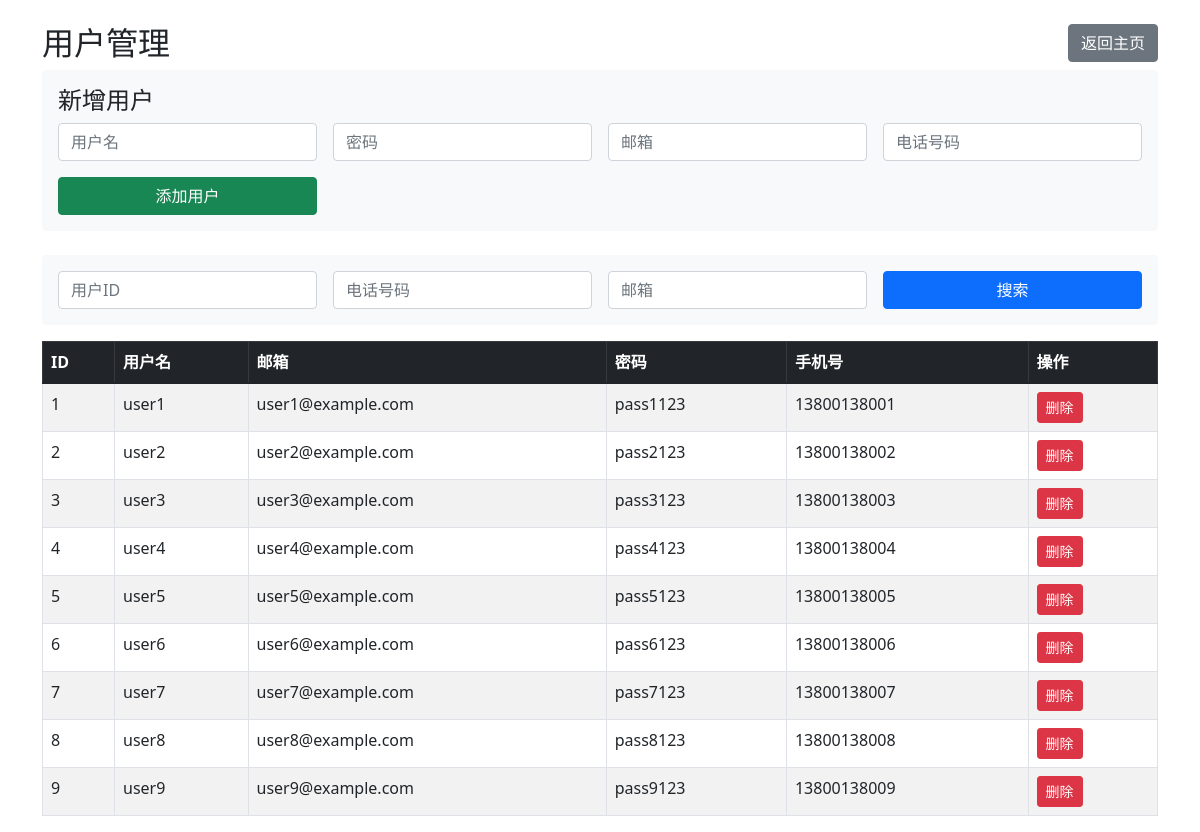
The page /search_users on the database its author committed.
### tables this page shows
CREATE TABLE users (
    uid INTEGER PRIMARY KEY AUTOINCREMENT,
    username TEXT UNIQUE NOT NULL,
    password TEXT NOT NULL,
    email TEXT UNIQUE NOT NULL,
    phone TEXT,
    is_active BOOLEAN DEFAULT 1
);

### main.py (the view)
@app.route('/search_users')
def search_users():
    uid = request.args.get('uid')
    phone = request.args.get('phone')
    email = request.args.get('email')
    query = 'SELECT * FROM users WHERE 1=1'
    params = []
    if uid:
        query += ' AND uid=?'
        params.append(uid)
    if phone:
        query += ' AND phone=?'
        params.append(phone)
    if email:
        query += ' AND email=?'
        params.append(email)
    conn = sqlite3.connect(USER_DB)
    cursor = conn.cursor()
    cursor.execute(query, params)
    users = cursor.fetchall()
    conn.close()
    return render_template('users.html', users=users)

### templates/users.html (shortened to what this page needs)
<!DOCTYPE html>
<html>
<head>
    <link href="https://cdn.jsdelivr.net/npm/bootstrap@5.1.3/dist/css/bootstrap.min.css" rel="stylesheet">
</head>
<body>
    <div class="container mt-4">
        <h2>用户管理
            <a href="{{ url_for('index') }}" class="btn btn-secondary float-end">返回主页</a>
        </h2>
        <form method="POST" action="/add_user" class="mb-4 p-3 bg-light rounded">
            <h4>新增用户</h4>
            <div class="row g-3">
                <div class="col-md-3">
                    <input type="text" class="form-control" name="username" placeholder="用户名" required>
                </div>
                <div class="col-md-3">
                    <input type="password" class="form-control" name="password" placeholder="密码" required>
                </div>
                <div class="col-md-3">
                    <input type="email" class="form-control" name="email" placeholder="邮箱" required>
                </div>
                <div class="col-md-3">
                    <input type="tel" class="form-control" name="phone" placeholder="电话号码" pattern="[0-9]{11}" required>
                </div>
                <div class="col-md-3">
                    <button type="submit" class="btn btn-success w-100">添加用户</button>
                </div>
            </div>
        </form>
        <form method="GET" action="/search_users" class="mb-3 p-3 bg-light rounded">
    <div class="row g-3">
        <div class="col-md-3">
            <input type="text" class="form-control" name="uid" placeholder="用户ID">
        </div>
        <div class="col-md-3">
            <input type="text" class="form-control" name="phone" placeholder="电话号码">
        </div>
        <div class="col-md-3">
            <input type="email" class="form-control" name="email" placeholder="邮箱">
        </div>
        <div class="col-md-3">
            <button type="submit" class="btn btn-primary w-100">搜索</button>
        </div>
    </div>
</form>
<table class="table table-striped table-hover table-bordered mt-3">
            <thead class="table-dark">
                <tr>
                    <th>ID</th>
                    <th>用户名</th>
                    <th>邮箱</th>
                    <th>密码</th>
                    <th>手机号</th>
                    <th>操作</th>
                </tr>
            </thead>
            <tbody>
                {% for user in users %}
                <tr>
                    <td>{{ user[0] }}</td>
                    <td>{{ user[1] }}</td>
                    <td>{{ user[3] }}</td>
                    <td>{{ user[2] }}</td>
                    <td>{{ user[4] if user[4] else '未填写' }}</td>
                    <td>
                        <form action="/delete_user/{{ user[0] }}" method="POST" style="display:inline;">
                            <button type="submit" class="btn btn-sm btn-danger" onclick="return confirm('确定删除吗？')">删除</button>
                        </form>
                    </td>
                </tr>
                {% endfor %}
            </tbody>
        </table>
    </div>
</body>
</html>

### rows shown on the page
users: uid "1", username "user1", email "user1@example.com", password "pass1123", phone "13800138001"
users: uid "2", username "user2", email "user2@example.com", password "pass2123", phone "13800138002"
users: uid "3", username "user3", email "user3@example.com", password "pass3123", phone "13800138003"
users: uid "4", username "user4", email "user4@example.com", password "pass4123", phone "13800138004"
users: uid "5", username "user5", email "user5@example.com", password "pass5123", phone "13800138005"
users: uid "6", username "user6", email "user6@example.com", password "pass6123", phone "13800138006"
users: uid "7", username "user7", email "user7@example.com", password "pass7123", phone "13800138007"
users: uid "8", username "user8", email "user8@example.com", password "pass8123", phone "13800138008"
users: uid "9", username "user9", email "user9@example.com", password "pass9123", phone "13800138009"
